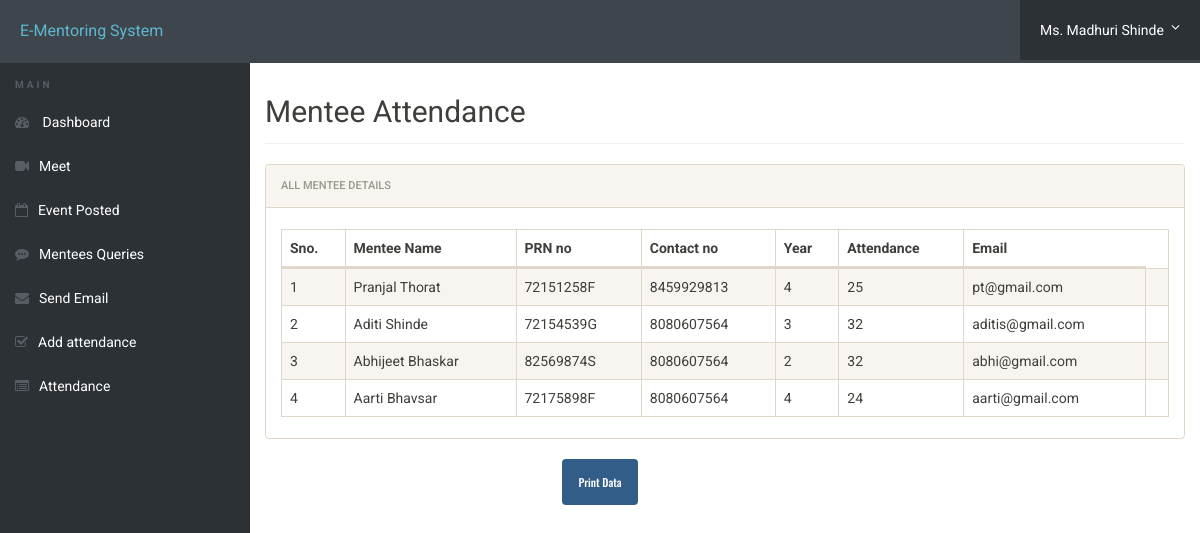
/view_attendance.php (signed in), run on the app's committed database.
### tables this page shows
CREATE TABLE `mentors` (
  `id` int(11) NOT NULL,
  `email` varchar(50) NOT NULL,
  `password` varchar(8) NOT NULL,
  `year` text NOT NULL,
  `mentor_name` varchar(30) NOT NULL,
  `divs` varchar(12) NOT NULL,
  `posting_date` timestamp NOT NULL DEFAULT current_timestamp(),
  `domain` varchar(100) NOT NULL,
  `assignedstudents` int(11) DEFAULT 0
);

CREATE TABLE `attendance` (
  `id` bigint(100) NOT NULL,
  `prnno` varchar(12) NOT NULL,
  `attendance` bigint(100) NOT NULL
);

CREATE TABLE `registration` (
  `id` int(11) NOT NULL,
  `sscper` int(11) NOT NULL,
  `sscschool` text NOT NULL,
  `sscyear` int(11) NOT NULL,
  `hscper` int(11) NOT NULL,
  `hsccollege` text NOT NULL,
  `hscyear` int(11) NOT NULL,
  `yeargap` text NOT NULL,
  `year` text NOT NULL,
  `sem` int(11) NOT NULL,
  `mentor` text NOT NULL,
  `hostelstatus` enum('Hostel','Regular') NOT NULL,
  `bday` date NOT NULL,
  `cgpa` float NOT NULL,
  `course` varchar(500) NOT NULL,
  `prnno` varchar(255) NOT NULL,
  `firstName` varchar(500) NOT NULL,
  `middleName` varchar(500) NOT NULL,
  `lastName` varchar(500) NOT NULL,
  `gender` varchar(250) NOT NULL,
  `contactno` bigint(11) NOT NULL,
  `emailid` varchar(500) NOT NULL,
  `egycontactno` bigint(11) NOT NULL,
  `guardianName` varchar(500) NOT NULL,
  `guardianRelation` varchar(500) NOT NULL,
  `guardianContactno` bigint(11) NOT NULL,
  `corresAddress` varchar(500) NOT NULL,
  `corresCIty` varchar(500) NOT NULL,
  `corresState` varchar(500) NOT NULL,
  `corresPincode` int(11) NOT NULL,
  `pmntAddress` varchar(500) NOT NULL,
  `pmntCity` varchar(500) NOT NULL,
  `pmnatetState` varchar(500) NOT NULL,
  `pmntPincode` int(11) NOT NULL,
  `postingDate` timestamp NOT NULL DEFAULT current_timestamp(),
  `updationDate` varchar(500) NOT NULL,
  `domain` varchar(255) DEFAULT NULL
);

### view_attendance.php (the view, shortened to what this page needs)
<?php
include('includes/config.php');
$mentor_id = $_SESSION['id'];
$ret = "SELECT a.*, r.firstName, r.lastName, r.prnno, r.contactno, r.year, r.emailid
        FROM attendance a
        JOIN registration r ON a.prnno = r.prnno
        JOIN userregistration u ON r.prnno = u.prnno
        WHERE u.mentor_id = ?";
$stmt = $mysqli->prepare($ret);
$stmt->bind_param('i', $mentor_id);
$stmt->execute();
$res = $stmt->get_result();
?>
<!DOCTYPE html>
<html lang="en" class="no-js">
<head>
    <link rel="stylesheet" href="css/font-awesome.min.css">
    <link rel="stylesheet" href="css/bootstrap.min.css">
    <link rel="stylesheet" href="css/dataTables.bootstrap.min.css">
    <link rel="stylesheet" href="css/bootstrap-social.css">
    <link rel="stylesheet" href="css/bootstrap-select.css">
    <link rel="stylesheet" href="css/fileinput.min.css">
    <link rel="stylesheet" href="css/awesome-bootstrap-checkbox.css">
    <link rel="stylesheet" href="css/style.css">
</head>
<body>
<body>
    <?php include('mentor/header.php'); ?>
    <div class="ts-main-content">
        <?php include('mentor/mentor_sidebar.php'); ?>
        <div class="content-wrapper">
            <div class="container-fluid">
                <div class="row">
                    <div class="col-md-12">
                        <h2 class="page-title custom-heading">Mentee Attendance</h2>
                        <div class="panel panel-default">
                            <div class="panel-heading">All Mentee Details</div>
                            <div class="panel-body">
                                <table id="zctb" class="display table table-striped table-bordered table-hover" cellspacing="0" width="100%">
                                    <thead>
                                        <tr>
                                            <th>Sno.</th>
                                            <th>Mentee Name</th>
                                            <th>PRN no</th>
                                            <th>Contact no</th>
                                            <th>Year</th>
                                            <th>Attendance</th>
                                            <th>Email</th>
                                        </tr>
                                    </thead>
                                    <tbody>
                                        <?php
                                        $cnt = 1;
                                        while ($row = $res->fetch_object()) {
                                        ?>
                                        <tr>
                                            <td><?php echo $cnt;;?></td>
                                            <td><?php echo $row->firstName . ' ' . $row->lastName;?></td>
                                            <td><?php echo $row->prnno;?></td>
                                            <td><?php echo $row->contactno;?></td>
                                            <td><?php echo $row->year;?></td>
                                            <td><?php echo $row->attendance;?></td>
                                            <td><?php echo $row->emailid;?></td>
                                            <td>
                                            </td>
                                        </tr>
                                        <?php
                                        $cnt = $cnt + 1;
                                        } ?>
                                    </tbody>
                                </table>
                            </div>
                        </div>
                    </div>
                </div>
            </div>
        </div>
    </div>
    <div class="text-center no-print"  style="margin-left 20px;">
        <button class="btn btn-primary print-button" onclick="window.print()">Print Data</button>
    </div>
</body>
</html>

### mentor/header.php (shortened to what this page needs)
	<?php
 include('includes/config.php');
if(isset($_SESSION['id'])) {
    $mentor_id = $_SESSION['id'];
    $query = "SELECT mentor_name  FROM mentors WHERE id = ?";
    $stmt = $mysqli->prepare($query);
    $stmt->bind_param('i', $mentor_id);
    $stmt->execute();
    $stmt->bind_result($mentor_name);
} else {
    $mentor_name = "";
}
?>
<div class="brand clearfix">
    <a href="#" class="logo" style="font-size:16px;">E-Mentoring System</a>
    <?php if(isset($_SESSION['id'])): ?>
        <ul class="ts-profile-nav">
            <li class="ts-account">
                <a href="#">
                    <?php echo $mentor_name; ?> <i class="fa fa-angle-down hidden-side"></i>
                </a>
            </li>
        </ul>
    <?php endif; ?>
</div>

### css/style.css (style rules this page uses)
html { font-size: 14px; }
@media only screen and (min-width: 480px) { html { font-size: 17px; } }
@media only screen and (min-width: 768px) { html { font-size: 14px; } }
body { font-size: 1em; }
a { color: #37a6c4; }
.btn { font-family: 'Oswald', sans-serif; }
.panel { overflow: hidden; }
ul, li { margin: 0; padding: 0; list-style: none; }
.btn { text-transform: none; }
.page-title { padding-bottom: 15px; margin-bottom: 20px; border-bottom: 1px solid #f0f0f0; }
.brand { background: #3e454c; position: relative; z-index: 3; position: fixed; width: 100%; top: 0; }
.brand .logo { box-sizing: border-box; padding: 20px; float: left; display: block; width: 200px; }
@media only screen and (min-width: 992px) { .brand .logo { width: 250px; } }
.brand .ts-profile-nav { float: right; display: none; }
.brand .ts-profile-nav li { float: left; position: relative; }
.brand .ts-profile-nav li a { display: block; padding: 20px; color: #fff; }
.brand .ts-profile-nav .ts-account .fa-angle-down { float: right; }
.brand .ts-profile-nav .ts-account > a { width: 180px; background: #2c3136; }
@media only screen and (min-width: 992px) { .brand .ts-profile-nav { display: block; } }
.ts-main-content .content-wrapper { padding-top: 15px; margin-top: 20px; }
@media only screen and (min-width: 992px) { .ts-main-content .content-wrapper { margin-left: 250px; } }

### view_attendance.php (style rules this page uses)
.custom-heading { margin-top: 60px; }

### data on the page
mentors: mentor_name "Ms. Madhuri Shinde"
attendance: registration.firstName "Pranjal", registration.lastName "Thorat", registration.prnno "72151258F", registration.contactno "8459929813", registration.year "4", attendance "25", registration.emailid "pt@gmail.com"
attendance: registration.firstName "Aditi", registration.lastName "Shinde", registration.prnno "72154539G", registration.contactno "8080607564", registration.year "3", attendance "32", registration.emailid "aditis@gmail.com"
attendance: registration.firstName "Abhijeet", registration.lastName "Bhaskar", registration.prnno "82569874S", registration.contactno "8080607564", registration.year "2", attendance "32", registration.emailid "abhi@gmail.com"
attendance: registration.firstName "Aarti", registration.lastName "Bhavsar", registration.prnno "72175898F", registration.contactno "8080607564", registration.year "4", attendance "24", registration.emailid "aarti@gmail.com"
